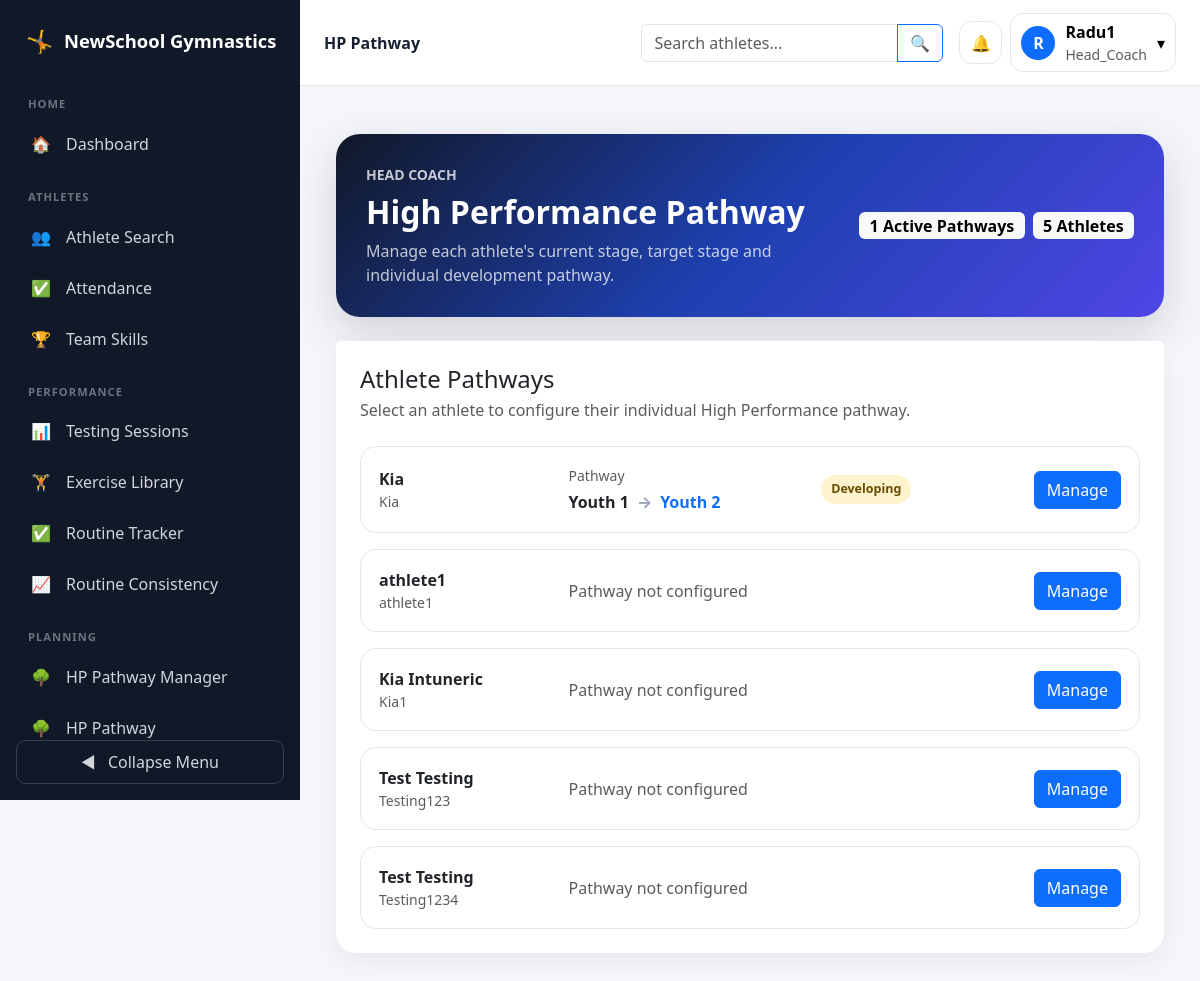
Page /pathway/ (signed in) on the committed database.
### accounts/models.py (models this page shows, shortened)
class User(AbstractUser):
    ROLE_CHOICES = [
        ('admin', 'Platform Admin'),
        ('director', 'Gym Director'),
        ('head_coach', 'Head Coach'),
        ('coach', 'Coach'),
        ('athlete', 'Athlete'),
        ('parent', 'Parent'),
    ]
    role = models.CharField(
        max_length=20,
        choices=ROLE_CHOICES
    )

### pathway/models.py (models this page shows, shortened)
class AthletePathway(models.Model):
    STATUS_DEVELOPING = 'developing'
    STATUS_ON_TRACK = 'on_track'
    STATUS_READY = 'ready'
    STATUS_HOLD = 'hold'
    STATUS_CHOICES = [
        (
            STATUS_DEVELOPING,
            'Developing',
        ),
        (
            STATUS_ON_TRACK,
            'On Track',
        ),
        (
            STATUS_READY,
            'Ready for Next Level',
        ),
        (
            STATUS_HOLD,
            'Hold',
        ),
    ]
    athlete = models.OneToOneField(
        settings.AUTH_USER_MODEL,
        on_delete=models.CASCADE,
        related_name='hp_pathway',
        limit_choices_to={
            'role': 'athlete',
        },
    )
    current_level = models.ForeignKey(
        PathwayLevel,
        on_delete=models.SET_NULL,
        null=True,
        blank=True,
        related_name='current_athletes',
    )
    target_level = models.ForeignKey(
        PathwayLevel,
        on_delete=models.SET_NULL,
        null=True,
        blank=True,
        related_name='target_athletes',
    )
    status = models.CharField(
        max_length=30,
        choices=STATUS_CHOICES,
        default=STATUS_DEVELOPING,
    )
    target_date = models.DateField(
        null=True,
        blank=True,
    )
    head_coach_notes = models.TextField(
        blank=True,
    )
    managed_by = models.ForeignKey(
        settings.AUTH_USER_MODEL,
        on_delete=models.SET_NULL,
        null=True,
        blank=True,
        related_name='managed_hp_pathways',
    )
    created_at = models.DateTimeField(
        auto_now_add=True,
    )
    updated_at = models.DateTimeField(
        auto_now=True,
    )

class PathwayLevel(models.Model):
    name = models.CharField(
        max_length=100,
        unique=True,
    )
    code = models.CharField(
        max_length=50,
        unique=True,
    )
    order = models.PositiveIntegerField(
        default=0,
    )
    minimum_age = models.PositiveIntegerField(
        null=True,
        blank=True,
    )
    maximum_age = models.PositiveIntegerField(
        null=True,
        blank=True,
    )
    description = models.TextField(
        blank=True,
    )
    is_active = models.BooleanField(
        default=True,
    )
    created_at = models.DateTimeField(
        auto_now_add=True,
    )
    updated_at = models.DateTimeField(
        auto_now=True,
    )
    class Meta:
        ordering = [
            'order',
            'name',
        ]

### pathway/views.py (the view, shortened to what this page needs)
@login_required
def pathway_manager(
    request,
):
    athletes = (
        User.objects
        .filter(
            role='athlete',
            is_active=True,
        )
        .order_by(
            'first_name',
            'last_name',
            'username',
        )
    )
    pathways = (
        AthletePathway.objects
        .select_related(
            'athlete',
            'current_level',
            'target_level',
            'managed_by',
        )
    )
    pathway_lookup = {
        pathway.athlete_id: pathway
        for pathway
        in pathways
    }
    athlete_rows = []
    for athlete in athletes:
        athlete_rows.append({
            'athlete': athlete,
            'pathway': (
                pathway_lookup.get(
                    athlete.id
                )
            ),
        })
    levels = (
        PathwayLevel.objects
        .filter(
            is_active=True,
        )
        .order_by(
            'order',
        )
    )
    context = {
        'athlete_rows': (
            athlete_rows
        ),
        'levels': levels,
        'athlete_count': (
            len(
                athlete_rows
            )
        ),
        'pathway_count': (
            len(
                pathway_lookup
            )
        ),
    }
    return render(
        request,
        'pathway/pathway_manager.html',
        context,
    )

### pathway/templates/pathway/pathway_manager.html (shortened to what this page needs)
{% extends "base.html" %}
{% block page_header %}HP Pathway{% endblock %}
{% block content %}
<div class="container-fluid py-4">
    <div class="pathway-shell">
        <section class="pathway-hero mb-4">
            <div class="d-flex flex-column flex-lg-row justify-content-between align-items-lg-center gap-3">
                <div>
                    <div class="small text-uppercase fw-semibold opacity-75 mb-2">Head Coach</div>
                    <h1 class="h2 fw-bold mb-2">High Performance Pathway</h1>
                    <p class="mb-0 opacity-75">
                        Manage each athlete's current stage, target stage and individual development pathway.
                    </p>
                </div>
                <div class="d-flex gap-2 pathway-counts">
                    <span class="badge text-bg-light fs-6">{{ pathway_count }} Active Pathways</span>
                    <span class="badge text-bg-light fs-6">{{ athlete_count }} Athletes</span>
                </div>
            </div>
        </section>
        <section class="card pathway-card">
            <div class="card-header bg-white border-0 p-4">
                <h2 class="h4 mb-1">Athlete Pathways</h2>
                <p class="text-muted mb-0">
                    Select an athlete to configure their individual High Performance pathway.
                </p>
            </div>
            <div class="card-body p-4 pt-0">
                <div class="d-grid gap-3">
                    {% for row in athlete_rows %}
                        <div class="athlete-row">
                            <div class="row align-items-center g-3">
                                <div class="col-12 col-lg-3">
                                    <div class="fw-bold">{{ row.athlete.get_full_name|default:row.athlete.username }}</div>
                                    <div class="small text-muted">{{ row.athlete.username }}</div>
                                </div>
                                <div class="col-12 col-lg-4">
                                    {% if row.pathway %}
                                        <div class="small text-muted mb-1">Pathway</div>
                                        <div class="d-flex flex-wrap align-items-center gap-2 athlete-path">
                                            <strong>{% if row.pathway.current_level %}{{ row.pathway.current_level.name }}{% else %}Not Assigned{% endif %}</strong>
                                            <span class="level-arrow">→</span>
                                            <strong class="text-primary">{% if row.pathway.target_level %}{{ row.pathway.target_level.name }}{% else %}No Target{% endif %}</strong>
                                        </div>
                                    {% else %}
                                        <span class="text-muted">Pathway not configured</span>
                                    {% endif %}
                                </div>
                                <div class="col-12 col-lg-3">
                                    {% if row.pathway %}
                                        {% if row.pathway.status == 'ready' %}
                                            <span class="status-pill status-ready">Ready for Next Level</span>
                                        {% elif row.pathway.status == 'on_track' %}
                                            <span class="status-pill status-on-track">On Track</span>
                                        {% elif row.pathway.status == 'hold' %}
                                            <span class="status-pill status-hold">Hold</span>
                                        {% else %}
                                            <span class="status-pill status-developing">Developing</span>
                                        {% endif %}
                                    {% endif %}
                                </div>
                                <div class="col-12 col-lg-2 text-lg-end athlete-manage">
                                    <a href="{% url 'pathway:athlete_pathway_editor' row.athlete.id %}" class="btn btn-primary">Manage</a>
                                </div>
                            </div>
                        </div>
                    {% empty %}
                        <div class="alert alert-secondary mb-0">No active athletes were found.</div>
                    {% endfor %}
                </div>
            </div>
        </section>
    </div>
</div>
{% endblock %}

### templates/base.html (shortened to what this page needs)
<!DOCTYPE html>
<html lang="en">
<head>
    <link
        href="https://cdn.jsdelivr.net/npm/bootstrap@5.3.3/dist/css/bootstrap.min.css"
        rel="stylesheet"
    >
</head>
<body>
<div class="d-flex app-shell">
    {% if user.is_authenticated %}
        <nav class="sidebar" id="sidebar">
            <div class="sidebar-brand">
                <span class="sidebar-brand-icon">🤸</span>
                <span class="brand-text">NewSchool Gymnastics</span>
            </div>
            <div class="sidebar-navigation">
                {% if user.role == 'director' %}
                    <div class="sidebar-section">Gym Management</div>
                    <a href="{% url 'director_dashboard' %}" class="sidebar-link">
                        <span class="sidebar-icon">🏢</span>
                        <span class="sidebar-label">Director Dashboard</span>
                    </a>
                    <a href="{% url 'people_management' %}" class="sidebar-link">
                        <span class="sidebar-icon">👥</span>
                        <span class="sidebar-label">Manage People</span>
                    </a>
                    <a href="{% url 'director_event_list' %}" class="sidebar-link">
                        <span class="sidebar-icon">📅</span>
                        <span class="sidebar-label">Gym Events</span>
                    </a>
                    <a href="{% url 'create_training_group' %}" class="sidebar-link">
                        <span class="sidebar-icon">🤸</span>
                        <span class="sidebar-label">Create Training Group</span>
                    </a>
                {% elif user.role == 'coach' or user.role == 'head_coach' %}
                    <div class="sidebar-section">Home</div>
                    <a href="{% url 'coach_dashboard' %}" class="sidebar-link">
                        <span class="sidebar-icon">🏠</span>
                        <span class="sidebar-label">Dashboard</span>
                    </a>
                    <div class="sidebar-section">Athletes</div>
                    <a href="{% url 'athlete_search' %}" class="sidebar-link">
                        <span class="sidebar-icon">👥</span>
                        <span class="sidebar-label">Athlete Search</span>
                    </a>
                    <a href="{% url 'take_attendance' %}" class="sidebar-link">
                        <span class="sidebar-icon">✅</span>
                        <span class="sidebar-label">Attendance</span>
                    </a>
                    <a href="{% url 'team_skills_dashboard' %}" class="sidebar-link">
                        <span class="sidebar-icon">🏆</span>
                        <span class="sidebar-label">Team Skills</span>
                    </a>
                    <div class="sidebar-section">Performance</div>
                    <a href="{% url 'testing_session_list' %}" class="sidebar-link">
                        <span class="sidebar-icon">📊</span>
                        <span class="sidebar-label">Testing Sessions</span>
                    </a>
                    <a href="{% url 'testing_exercise_list' %}" class="sidebar-link">
                        <span class="sidebar-icon">🏋️</span>
                        <span class="sidebar-label">Exercise Library</span>
                    </a>
                    <a href="{% url 'routine_tracker:daily_routine_tracker' %}" class="sidebar-link">
                        <span class="sidebar-icon">✅</span>
                        <span class="sidebar-label">Routine Tracker</span>
                    </a>
                    <a href="{% url 'routine_tracker:routine_consistency_summary' %}" class="sidebar-link">
                        <span class="sidebar-icon">📈</span>
                        <span class="sidebar-label">Routine Consistency</span>
                    </a>
                    <div class="sidebar-section">Planning</div>
                    {% if user.role == 'head_coach' %}
                        <a href="{% url 'pathway:pathway_manager' %}" class="sidebar-link">
                            <span class="sidebar-icon">🌳</span>
                            <span class="sidebar-label">HP Pathway Manager</span>
                        </a>
                    {% endif %}
                    <a href="{% url 'pathway:pathway_overview' %}" class="sidebar-link">
                        <span class="sidebar-icon">🌳</span>
                        <span class="sidebar-label">HP Pathway</span>
                    </a>
                {% endif %}
            </div>
            <button type="button" class="sidebar-toggle" id="sidebar-toggle">
                <span id="toggle-icon">◀</span>
                <span class="toggle-label ms-2">Collapse Menu</span>
            </button>
        </nav>
    {% endif %}
    <div class="main-area">
        <header class="topbar">
            <div class="d-flex justify-content-between align-items-center gap-3">
                <div class="d-flex align-items-center gap-3">
                    <div class="topbar-title">
                        {% block page_header %}Dashboard{% endblock %}
                    </div>
                </div>
                {% if user.is_authenticated %}
                    <div class="d-flex align-items-center gap-2 ms-auto">
                        {% if user.role == 'coach' or user.role == 'head_coach' %}
                            <form method="get" action="{% url 'athlete_search' %}" class="topbar-search me-2">
                                <div class="input-group">
                                    <input
                                        type="search"
                                        name="q"
                                        class="form-control"
                                        placeholder="Search athletes..."
                                    >
                                    <button class="btn btn-outline-primary" type="submit">🔍</button>
                                </div>
                            </form>
                        {% endif %}
                        <div class="dropdown">
                            <button
                                class="notification-button"
                                type="button"
                                data-bs-toggle="dropdown"
                                data-bs-auto-close="outside"
                            >
                                🔔
                            </button>
                        </div>
                        <div class="dropdown">
                            <button
                                class="user-menu-button"
                                type="button"
                                data-bs-toggle="dropdown"
                            >
                                <span class="user-avatar">
                                    {% if user.first_name %}{{ user.first_name|first }}{% else %}{{ user.username|first }}{% endif %}
                                </span>
                                <span class="user-menu-details text-start">
                                    <span class="d-block fw-semibold">
                                        {{ user.get_full_name|default:user.username }}
                                    </span>
                                    <span class="d-block small text-muted">{{ user.role|title }}</span>
                                </span>
                                <span>▾</span>
                            </button>
                        </div>
                    </div>
                {% endif %}
            </div>
        </header>
        <main class="main-content">
            {% block content %}{% endblock %}
        </main>
    </div>
</div>
</body>
</html>

### rows in the picture
User: username|first "R", get_full_name "Radu1", role "Head_Coach"
User: athlete.get_full_name "Kia", athlete.username "Kia", pathway.current_level.name "Youth 1", pathway.target_level.name "Youth 2", shows "Developing"
User: athlete.get_full_name "athlete1", athlete.username "athlete1", shows "Pathway not configured"
User: athlete.get_full_name "Kia Intuneric", athlete.username "Kia1", shows "Pathway not configured"
User: athlete.get_full_name "Test Testing", athlete.username "Testing123", shows "Pathway not configured"
User: athlete.get_full_name "Test Testing", athlete.username "Testing1234", shows "Pathway not configured"

### other values in the picture
{{ pathway_count }} "1"
{{ athlete_count }} "5"
